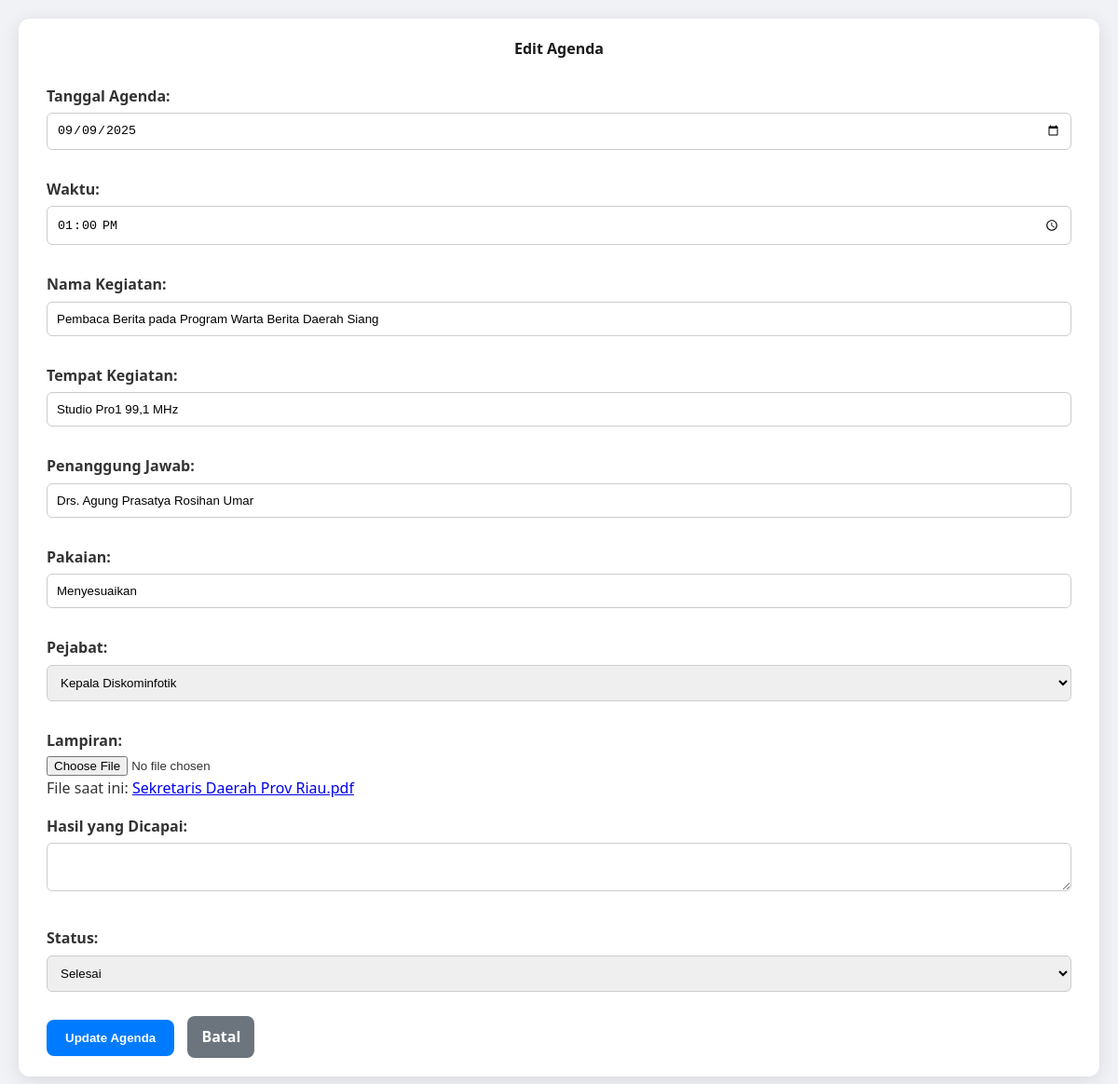
The page /edit.php?id=23 on the database its author committed.
### tables this page shows
CREATE TABLE `tb_agenda` (
  `id_agenda` int(11) NOT NULL,
  `tgl_agenda` date NOT NULL,
  `waktu` time NOT NULL,
  `nama_kegiatan` varchar(3065) NOT NULL,
  `tempat_kegiatan` varchar(3065) NOT NULL,
  `penanggungjawab_kegiatan` varchar(3065) NOT NULL,
  `pakaian_kegiatan` varchar(3065) NOT NULL,
  `pejabat` varchar(3065) NOT NULL,
  `lampiran` text DEFAULT NULL,
  `id_status` int(11) NOT NULL,
  `hasil_agenda` text DEFAULT NULL
);

### edit.php (the view, shortened to what this page needs)
<?php
include 'koneksi.php';
$agenda = null;
if (isset($_GET['id']) && is_numeric($_GET['id'])) {
    $id_agenda = $_GET['id'];
    $sql = "SELECT * FROM tb_agenda WHERE id_agenda = ?";
    $stmt = $koneksi->prepare($sql);
    $stmt->bind_param("i", $id_agenda);
    $stmt->execute();
    $result = $stmt->get_result();
    if ($result->num_rows > 0) {
        $agenda = $result->fetch_assoc();
    } else {
        $pesan_error = "Data agenda tidak ditemukan.";
    }
} else {
    $pesan_error = "ID agenda tidak valid.";
}
$sql_status = "SELECT * FROM tb_status ORDER BY nama_status ASC";
$result_status = $koneksi->query($sql_status);
$sql_pejabat = "SELECT * FROM tb_pejabat ORDER BY kode_pejabat ASC";
$result_pejabat = $koneksi->query($sql_pejabat);
?>
<!DOCTYPE html>
<html lang="id">
<head>
    <link rel="stylesheet" href="style.css">
</head>
<body>
    <div class="container">
        <h2>Edit Agenda</h2>
        <?php if ($agenda): ?>
        <form id="formAgenda" action="edit.php?id=<?php echo htmlspecialchars($agenda['id_agenda']); ?>" method="post" enctype="multipart/form-data">
            <label for="tgl_agenda">Tanggal Agenda:</label>
            <input type="date" name="tgl_agenda" id="tgl_agenda_input" value="<?php echo htmlspecialchars($agenda['tgl_agenda']); ?>" required>
            <label for="waktu">Waktu:</label>
            <input type="time" name="waktu" value="<?php echo htmlspecialchars($agenda['waktu']); ?>" required>
            <label for="nama_kegiatan">Nama Kegiatan:</label>
            <input type="text" name="nama_kegiatan" value="<?php echo htmlspecialchars($agenda['nama_kegiatan']); ?>" required>
            <label for="tempat_kegiatan">Tempat Kegiatan:</label>
            <input type="text" name="tempat_kegiatan" value="<?php echo htmlspecialchars($agenda['tempat_kegiatan']); ?>" required>
            <label for="penanggungjawab_kegiatan">Penanggung Jawab:</label>
            <input type="text" name="penanggungjawab_kegiatan" value="<?php echo htmlspecialchars($agenda['penanggungjawab_kegiatan']); ?>" required>
            <label for="pakaian_kegiatan">Pakaian:</label>
            <input type="text" name="pakaian_kegiatan" value="<?php echo htmlspecialchars($agenda['pakaian_kegiatan']); ?>" required>
            <label for="pejabat">Pejabat:</label>
            <select name="pejabat" id="pejabat" required>
                <?php
                if ($result_pejabat && $result_pejabat->num_rows > 0) {
                    while($row_pejabat = $result_pejabat->fetch_assoc()) {
                        $selected = ($row_pejabat['id'] == $agenda['pejabat']) ? 'selected' : '';
                        echo "<option value='" . htmlspecialchars($row_pejabat['id']) . "' " . $selected . ">" . htmlspecialchars($row_pejabat['nama_jabatan']) . "</option>";
                    }
                } else {
                    echo "<option value=''>Tidak ada pejabat</option>";
                }
                ?>
            </select>
            <label for="lampiran">Lampiran:</label>
            <input type="file" name="lampiran" id="lampiran">
            <?php if (!empty($agenda['lampiran'])): ?>
                <p>File saat ini: <a href="uploads/<?php echo htmlspecialchars($agenda['lampiran']); ?>" target="_blank"><?php echo htmlspecialchars($agenda['lampiran']); ?></a></p>
            <?php endif; ?>
            <label for="hasil_agenda">Hasil yang Dicapai:</label>
            <textarea name="hasil_agenda" id="hasil_agenda"><?php echo htmlspecialchars($agenda['hasil_agenda']); ?></textarea>
            <label for="status">Status:</label>
            <select name="status" id="status" required>
                <?php
                if ($result_status && $result_status->num_rows > 0) {
                    while($row_status = $result_status->fetch_assoc()) {
                        $selected = ($row_status['id_status'] == $agenda['id_status']) ? 'selected' : '';
                        echo "<option value='" . htmlspecialchars($row_status['id_status']) . "' " . $selected . ">" . htmlspecialchars($row_status['nama_status']) . "</option>";
                    }
                } else {
                    echo "<option value=''>Tidak ada status</option>";
                }
                ?>
            </select>
            <button type="submit">Update Agenda</button>
            <a href="index.php" class="button-kembali">Batal</a>
        </form>
        <?php endif; ?>
    </div>
</body>
</html>

### style.css (style rules this page uses)
html, body, div, span, applet, object, iframe, h1, h2, h3, h4, h5, h6, p, blockquote, pre, a, abbr, acronym, address, big, cite, code, del, dfn, em, img, ins, kbd, q, s, samp, small, strike, strong, sub, sup, tt, var, b, u, i, center, dl, dt, dd, ol, ul, li, fieldset, form, label, legend, table, caption, tbody, tfoot, thead, tr, th, td, article, aside, canvas, details, embed, figure, figcaption, footer, header, hgroup, menu, nav, output, ruby, section, summary, time, mark, audio, video { margin: 0; padding: 0; border: 0; font-size: 100%; font: inherit; vertical-align: baseline; }
body { line-height: 1; }
body { font-family: 'Segoe UI', Arial, sans-serif; background-color: #f0f2f5; margin: 0; padding: 20px; color: #333; line-height: 1.6; }
.container { max-width: 1800px; margin: auto; background-color: #fff; padding: 20px 30px; border-radius: 12px; box-shadow: 0 4px 20px rgba(0, 0, 0, 0.1); }
h2 { text-align: center; color: #1a1a1a; font-weight: 600; margin-bottom: 25px; }
form label { display: block; margin-top: 15px; font-weight: bold; }
form input[type="text"], form input[type="date"], form input[type="time"], form textarea, form select { width: 100%; padding: 10px; margin-top: 5px; margin-bottom: 15px; box-sizing: border-box; border: 1px solid #ccc; border-radius: 6px; transition: border-color 0.3s ease; }
form button { background-color: #007bff; color: white; padding: 12px 20px; border: none; border-radius: 8px; margin-top: 15px; cursor: pointer; font-weight: 600; transition: background-color 0.3s ease; }
.button-kembali { display: inline-block; background-color: #6c757d; color: white; padding: 10px 15px; text-decoration: none; border-radius: 8px; transition: background-color 0.3s ease; margin-left: 10px; font-weight: 600; }

### rows shown on the page
tb_agenda: tgl_agenda "09/09/2025", waktu "13:00:00", nama_kegiatan "Pembaca Berita pada Program Warta Berita Daerah Siang", tempat_kegiatan "Studio Pro1 99,1 MHz", penanggungjawab_kegiatan "Drs. Agung Prasatya Rosihan Umar", pakaian_kegiatan "Menyesuaikan", lampiran "Sekretaris Daerah Prov Riau.pdf"

### other values the page prints
form field pejabat "Kepala Diskominfotik"
form field status "Selesai"
